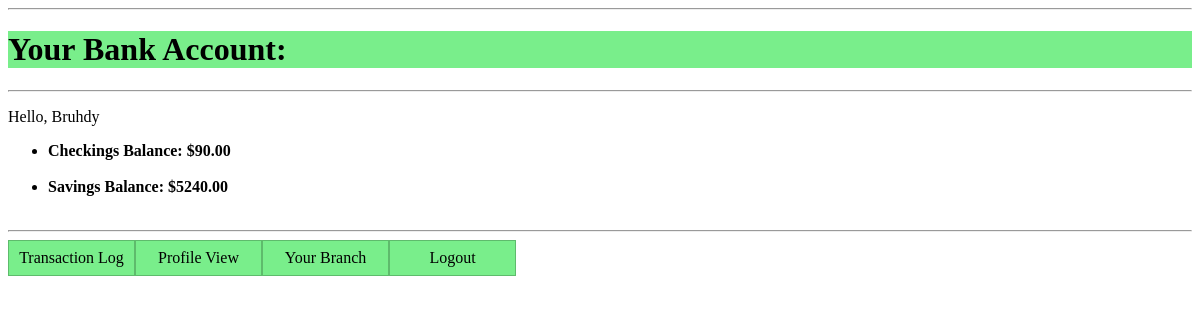
The page /BankAccount.php (signed in) on the database its author committed.
### tables this page shows
CREATE TABLE Customer (
    CustomerID INT AUTO_INCREMENT PRIMARY KEY,
    FirstName VARCHAR(50) NOT NULL,
    LastName VARCHAR(50) NOT NULL,
    DateOfBirth DATE NOT NULL,
    SSN CHAR(11) UNIQUE NOT NULL,
    Email VARCHAR(100) UNIQUE,
    PhoneNumber CHAR(10),
    Address VARCHAR(200),
    RoleAccess TINYINT DEFAULT 1,   
    LastUpdated TIMESTAMP DEFAULT CURRENT_TIMESTAMP ON UPDATE CURRENT_TIMESTAMP
);

CREATE TABLE BankAccount (
    AccountID INTEGER UNSIGNED NOT NULL AUTO_INCREMENT PRIMARY KEY,
    Balance DECIMAL (12, 2) NOT NULL,
    AverageBalance DECIMAL (12, 2),
    OpeningBalance DECIMAL (12, 2),
    AccountType VARCHAR (15) NOT NULL CHECK (AccountType IN ('Savings', 'Checkings', 'Money Market', 'CD')),
    CustomerID INT NOT NULL,
    FOREIGN KEY (CustomerID) REFERENCES Customer(CustomerID)
);

### BankAccount.php (the view, shortened to what this page needs)
<?php
    include("config.php");
if (isset($_SESSION['CustomerID'])) {
    $customerID = $_SESSION['CustomerID'];
}
else {
    echo "No Customer ID Found!";
}
?>
<!DOCTYPE html>
<html>
    <head>
        <hr>
    </head>
    <body id="mainBody">
        <h1 style="background-color: #79EE8B;" >Your Bank Account:</h1>
        <hr>
        <div class="Balance Display">
        <?php
        $sql = "SELECT Customer.FirstName, BankAccount.Balance, BankAccount.AccountType "
            . "FROM BankAccount "
            . "INNER JOIN Customer ON BankAccount.CustomerID = Customer.CustomerID "
            . "WHERE Customer.CustomerID = '$customerID'";
        $result = mysqli_query($conn, $sql);
        if(mysqli_num_rows($result) > 0) {
            $row = mysqli_fetch_assoc($result);
            echo "<p>Hello, " . $row["FirstName"] . "</p>";
                echo "<ul>";
                foreach($result as $row){
                    echo "<li><b>" . $row["AccountType"] . " Balance: $" . $row["Balance"] . "</b></li>";
                    echo "<br>";
                }
            echo "</ul>";
        }
        ?>
        </div>
        <hr>
        <nav class=navSection>
            <ul>
                <li><a href="TransactionLog.php">Transaction Log</a></li>
                <li><a href="profile_view.php">Profile View</a></li>
                <li><a href="Branch.php">Your Branch</a></li>
                <li><a href="">Logout</a></li>
            </ul>
        </nav>
    </body>
</html>

### BankAccount.php (style rules this page uses)
.navSection ul { list-style-type: none; margin: 0; padding: 0; overflow: hidden; text-align: center; }
.navSection li { float: left; width: 125px; border-style: solid; border-width: 1px; border-color: #5EBB6C; }
.navSection a { display: block; padding: 8px; background-color: #79EE8B; color: #000000ff; text-decoration: none; }

### rows shown on the page
customer: FirstName "Bruhdy"
bankaccount: AccountType "Checkings", Balance "90.00"
bankaccount: AccountType "Savings", Balance "5240.00"
